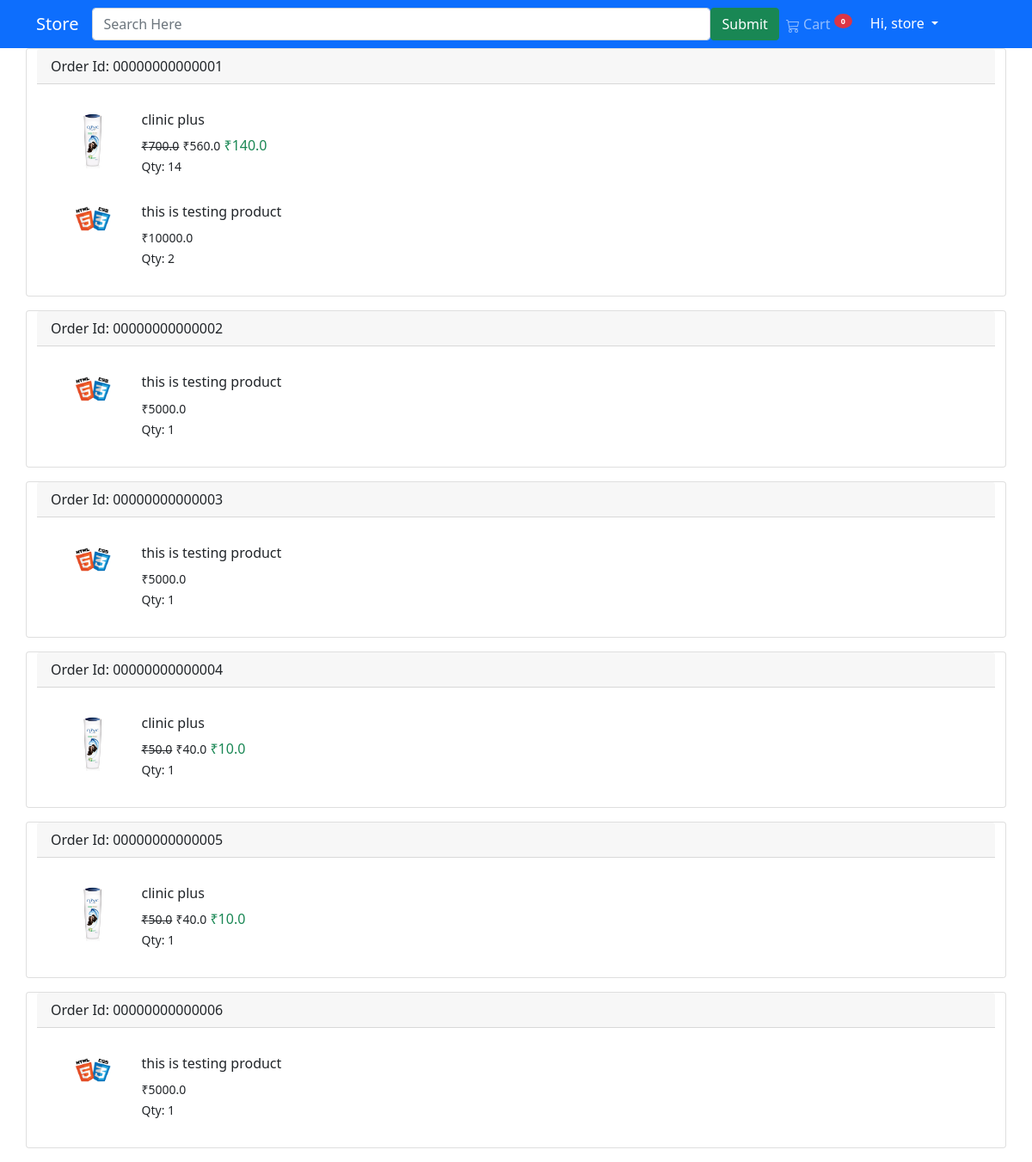
/myorder/ (signed in), run on the app's committed database.
### store/models.py (models this page shows, shortened)
class Order(models.Model):
    user = models.ForeignKey(settings.AUTH_USER_MODEL,on_delete=models.CASCADE)
    ordered = models.BooleanField(default=False)
    items = models.ManyToManyField(OrderItem)
    ordered_date = models.DateTimeField(null=True)
    add_date = models.DateTimeField(auto_now_add=True)
    coupon = models.ForeignKey('Coupon',on_delete=models.SET_NULL,blank=True,null=True)
    address = models.ForeignKey('Address',on_delete=models.SET_NULL,blank=True,null=True)

class OrderItem(models.Model):
    user = models.ForeignKey(settings.AUTH_USER_MODEL,on_delete=models.CASCADE)
    ordered = models.BooleanField(default=False)
    item = models.ForeignKey(Item,on_delete=models.CASCADE)
    qty = models.IntegerField(default=1)
    def get_total_price(self):
        return self.qty * self.item.price
    def get_total_discount_price(self):
        return self.qty * self.item.discount_price
    def get_total_saving_amount(self):
        return self.get_total_price() - self.get_total_discount_price()

class Item(models.Model):
    title = models.CharField(max_length=200)
    category = models.ForeignKey(Category,on_delete=models.CASCADE)
    brand = models.ForeignKey(Brand,on_delete=models.SET_NULL,null=True)
    slug = models.SlugField(null=True,blank=True)
    image = models.ImageField()
    price = models.FloatField()
    discount_price = models.FloatField(null=True,blank=True)

### store/views.py (the view)
# urls.py: path("myorder/",MyOrderView.as_view(),name="my-order")
class MyOrderView(View):
    def get(self,request,*args,**kwargs):
        context = {
            "order":Order.objects.filter(user=self.request.user,ordered=True)
        }
        return render(self.request,"myOrder.html",context)

### store/templatetags/cart_template_tags.py (called while the page is built)
@register.filter
def cart_item_count(user):
    if user.is_authenticated:
        qs = Order.objects.filter(user=user,ordered=False)
        if qs.exists():
            return qs[0].items.count()
        else:
            return 0

### templates/myOrder.html
{% extends 'base.html'%}
{% block content %}
    <div class="container">
        <div class="row">
        {% for main in order %}
            <div class="card mb-3">
            <div class="card-header">Order Id: 0000000000000{{ main.id }}</div>
                <div class="card-body">
                    {% for o in main.items.all %}
                        <div class="card border-0">
            <div class="card-body">
                <div class="row">
                    <div class="col-lg-1">
                        <img src="{{ o.item.image.url }}" alt="" class="card-img-top">
                    </div>
                    <div class="col-lg-10">
                        <h6>{{ o.item.title }}</h6>
                    <p class="mb-0">
                        {% if o.item.discount_price %}
                            <del><span class="small">₹{{ o.get_total_price }}</span></del>
                        <span class="small">₹{{ o.get_total_discount_price }}</span>
                            <span class="text-success">₹{{ o.get_total_saving_amount }}</span>
                        {% else %}
                            <span class="small font-weight-bold">₹{{ o.get_total_price }}</span>
                        {% endif %}
</p>
                     <span class="m-0 p-0 small">Qty: {{ o.qty }}</span>
                    </div>
                </div>
            </div>
        </div>
                 {% endfor %}
                </div>
            </div>
        {% endfor %}
        </div>
    </div>
{% endblock %}

### templates/base.html (shortened to what this page needs)
<!DOCTYPE html>
<html lang="en">
<head>
    <link rel="stylesheet" href="https://stackpath.bootstrapcdn.com/bootstrap/5.0.0-alpha1/css/bootstrap.min.css">
</head>
<body>
{% load cart_template_tags %}
<nav class="navbar navbar-expand-lg navbar-dark bg-primary">
  <div class="container">
    <a class="navbar-brand" href="{% url 'store:homepage' %}">Store</a>
      <form action="" class="d-flex mx-auto">
          <input type="search" name="search" size="70" class="form-control" placeholder="Search Here">
          <input type="submit" name="find" class="btn btn-success">
      </form>
    <div class="collapse navbar-collapse" id="navbarSupportedContent">
      <ul class="navbar-nav ml-auto mb-2 mb-lg-0">
        <li class="nav-item">
          <a class="nav-link" href="{% url 'store:order_summary' %}">
 Cart
              <sup>
                  <span class="badge bg-danger rounded-circle px-2 py-1"><strong>{{ request.user|cart_item_count }}</strong></span>
              </sup>
          </a>
        </li>
          {% if user.is_authenticated %}
          <li class="nav-item">
            <div class="dropdown">
              <button type="button" class="btn bt-primary text-white dropdown-toggle" data-toggle="dropdown">
                  Hi, {{ request.user.username }}
              </button>
            </div>
          </li>
          {% else %}
          <li class="nav-item"><a href="{% url 'account_signup' %}" class="nav-link">Register</a></li>
          <li class="nav-item"><a href="{% url 'account_login' %}" class="nav-link">Login</a></li>
        {% endif %}
      </ul>
    </div>
  </div>
</nav>
{% block content %}
{% endblock %}
</body>
</html>

### data on the page
Order: id "1"
OrderItem: item.image (picture), item "clinic plus", get_total_price "700.0", get_total_discount_price "560.0", get_total_saving_amount "140.0", qty "14"
OrderItem: item.image (picture), item "this is testing product", get_total_price "10000.0", qty "2"
Order: id "2"
OrderItem: item.image (picture), item "this is testing product", get_total_price "5000.0", qty "1"
Order: id "3"
OrderItem: item.image (picture), item "this is testing product", get_total_price "5000.0", qty "1"
Order: id "4"
OrderItem: item.image (picture), item "clinic plus", get_total_price "50.0", get_total_discount_price "40.0", get_total_saving_amount "10.0", qty "1"
Order: id "5"
OrderItem: item.image (picture), item "clinic plus", get_total_price "50.0", get_total_discount_price "40.0", get_total_saving_amount "10.0", qty "1"
Order: id "6"
OrderItem: item.image (picture), item "this is testing product", get_total_price "5000.0", qty "1"

### other printed values
{{ request.user|cart_item_count }} "0"
{{ request.user.username }} "store"
